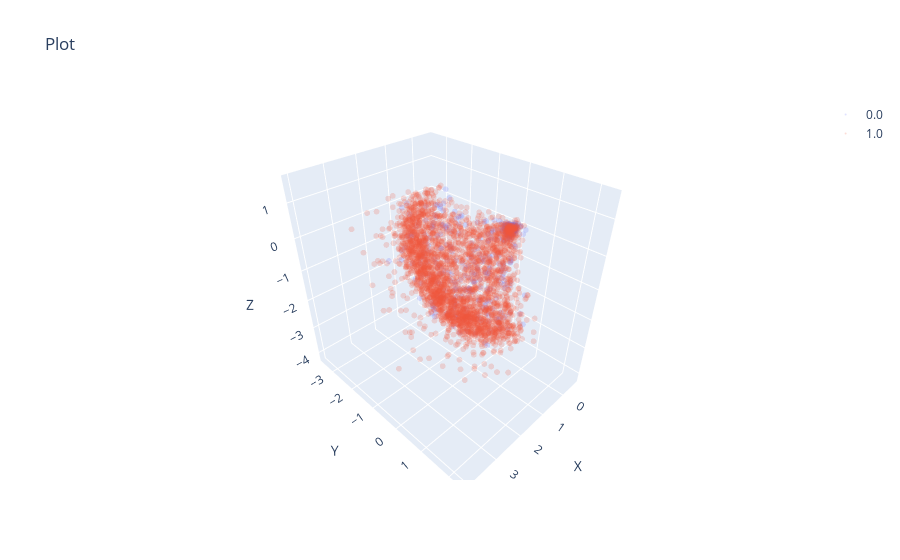

Notebook source saved alongside this figure:
### Code cell
scatter(zc, data['mask_x'], s=2, alpha=0.2)

### Figure 1 — Plotly figure (JSON) as saved in the notebook; plotly's stock layout.template omitted (floating-point values rounded to 4 significant figures; data arrays with more than 128 entries replaced by an {"elided": "..."} marker saying what was removed)
{"data": [{"marker": {"color": 0, "colorscale": [[0, "#440154"], [0.1111, "#482878"], [0.2222, "#3e4989"], [0.3333, "#31688e"], [0.4444, "#26828e"], [0.5556, "#1f9e89"], [0.6667, "#35b779"], [0.7778, "#6ece58"], [0.8889, "#b5de2b"], [1, "#fde725"]], "opacity": 0.2, "size": 2}, "mode": "markers", "name": "0.0", "type": "scatter3d", "x": {"elided": "1216 float values"}, "y": {"elided": "1216 float values"}, "z": {"elided": "1216 float values"}}, {"marker": {"color": 1, "opacity": 0.2, "size": 2}, "mode": "markers", "name": "1.0", "type": "scatter3d", "x": {"elided": "3040 float values"}, "y": {"elided": "3040 float values"}, "z": {"elided": "3040 float values"}}], "layout": {"scene": {"xaxis": {"title": {"text": "X"}}, "yaxis": {"title": {"text": "Y"}}, "zaxis": {"title": {"text": "Z"}}}, "showlegend": true, "title": {"text": "Plot"}}}
